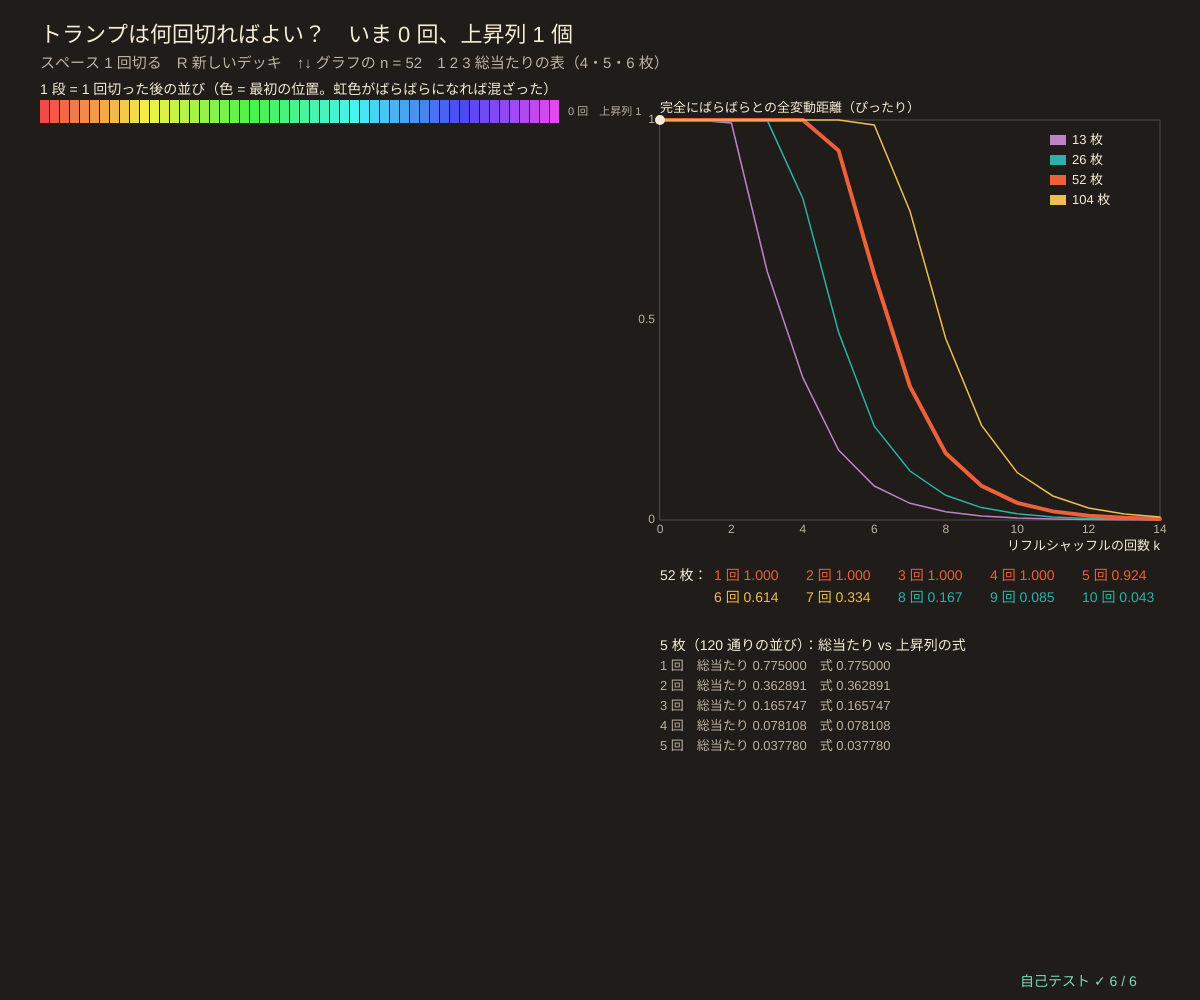
Frame 1 (no input)
Frame 60 (no input): identical to frame 1, image omitted
Frame 120 (the mouse pressed at the canvas centre since frame 60): identical to frame 1, image omitted

The p5.js sketch that drew this single still picture (run headless with seeded random() and noise() and a simulated clock; from frame 60 on, the mouse is pressed at the canvas centre):

// p5.js sketch
// ── sketch.js
// ============================================
// 07 トランプは何回切ればよい？ ─ リフルシャッフル（山を 2 つに分けて、ぱらぱらと交互に落とす）を何回すれば「よく混ざる」？
// GSR モデル：分ける枚数は 2 項分布、落とすときは「残りの枚数に比例した確率」で左右の山から 1 枚ずつ。
// k 回切った後に並びが σ になる確率は「上昇列の数 r」だけで決まる：C(n + 2^k − r, n) / 2^(kn)
//   上昇列 = 1, 2, 3, … と番号順に拾っていくとき、何回目でぜんぶ拾えるか（1 回 = 切る前のまま）
// これで「完全にばらばら（どの並びも 1/n!）」との全変動距離を 52 枚でぴったり計算できる → 7 回あたりで急に小さくなる（カットオフ）
// スペース 1 回切る / R 新しいデッキ / ↑↓ グラフで強調する枚数 n / 1 2 3 小さいデッキ（4・5・6 枚）の総当たりの表
// ============================================

const DECK = 52;                         // ★ 画面のデッキの枚数
const MAX_K = 14;                        // ★ グラフの最大の回数
let deck = [], decks = [], tvCache = {}, nShow = 52, smallN = 5, brute = null;

function setup() {
  createCanvas(windowWidth, windowHeight);
  selfTest();
  seedRng(7); newDeck(); makeBrute(smallN);
}
function newDeck() { deck = []; for (let i = 0; i < DECK; i++) deck.push(i); decks = [deck.slice()]; }
// ★ GSR のリフルシャッフル 1 回
function riffle(d) {
  let c = 0; for (let i = 0; i < d.length; i++) if (rnd() < 0.5) c++;        // 上の山の枚数 ~ 2 項分布
  let left = d.slice(0, c), right = d.slice(c), out = [], a = 0, b = 0;
  while (a < left.length || b < right.length) {
    let L = left.length - a, R = right.length - b;
    if (rnd() < L / (L + R)) out.push(left[a++]); else out.push(right[b++]);   // 残りの枚数に比例して落とす
  }
  return out;
}
function risingSeqs(d) {                 // 上昇列の数：カード i + 1 がカード i より前にあるたびに 1 つ増える
  let where = []; d.forEach((c, k) => (where[c] = k)); let r = 1;
  for (let i = 0; i + 1 < d.length; i++) if (where[i + 1] < where[i]) r++;
  return r;
}
// ★ オイラー数の割合 e(n, r) = （上昇列が r 個の並びの数）/ n!：e(n, r) = [r e(n−1, r) + (n − r + 1) e(n−1, r−1)] / n
function eulerFrac(n) {
  let e = [1]; // n = 1：r = 1 だけ（e[0] が r = 1）
  for (let m = 2; m <= n; m++) { let f = new Array(m).fill(0); for (let r = 1; r <= m; r++) f[r - 1] = ((r <= m - 1 ? r * e[r - 1] : 0) + (r >= 2 ? (m - r + 1) * e[r - 2] : 0)) / m; e = f; }
  return e;
}
// ★ k 回後の全変動距離（ぴったり）：½ Σ_r e(n, r) |n! × 確率 − 1|、n! × 確率 = Π_{j=1..n} (a − r + j) / a、a = 2^k
function tvExact(n, k) {
  let key = n + ',' + k; if (tvCache[key] !== undefined) return tvCache[key];
  let e = eulerFrac(n), a = Math.pow(2, k), s = 0;
  for (let r = 1; r <= n; r++) { let prod = 1; for (let j = 1; j <= n; j++) prod *= (a - r + j) / a; s += e[r - 1] * Math.abs(prod - 1); }
  return (tvCache[key] = s / 2);
}
// 総当たり（小さいデッキ）：n! 通りの並びの確率を、1 回ごとに 2^n 通りの落とし方で全部計算して更新する
function permsOf(n) { let out = [[]]; for (let m = 0; m < n; m++) { let nx = []; for (let p of out) for (let k = 0; k <= p.length; k++) nx.push(p.slice(0, k).concat([m], p.slice(k))); out = nx; } return out; }
function bruteTV(n, kMax) {
  let ps = permsOf(n), idx = new Map(ps.map((p, i) => [p.join(','), i])), dist = new Array(ps.length).fill(0), res = [];
  dist[idx.get(Array.from({ length: n }, (_, i) => i).join(","))] = 1;   // 最初は番号順
  let nxt = ps.map((p) => { let m = new Array(1 << n); for (let bits = 0; bits < 1 << n; bits++) { let c = 0; for (let i = 0; i < n; i++) if (!(bits >> i & 1)) c++; let left = p.slice(0, c), right = p.slice(c), out = [], a = 0, b = 0; for (let i = 0; i < n; i++) out.push(bits >> i & 1 ? right[b++] : left[a++]); m[bits] = idx.get(out.join(',')); } return m; });
  for (let k = 1; k <= kMax; k++) {      // 2^n 通りの 0/1 の列（0 = 上の山から、1 = 下の山から）がどれも確率 1/2^n = GSR モデル
    let nd = new Array(ps.length).fill(0);
    for (let i = 0; i < ps.length; i++) if (dist[i] > 0) for (let m of nxt[i]) nd[m] += dist[i] / (1 << n);
    dist = nd; res.push(tvDist(dist, new Array(ps.length).fill(1 / ps.length)));
  }
  return res;
}
function makeBrute(n) { brute = { n, tv: bruteTV(n, 8) }; }

function draw() {
  background(...BG);
  hudTitle('トランプは何回切ればよい？　いま ' + (decks.length - 1) + ' 回、上昇列 ' + risingSeqs(deck) + ' 個', 'スペース 1 回切る　R 新しいデッキ　↑↓ グラフの n = ' + nShow + '　1 2 3 総当たりの表（4・5・6 枚）');

  // ---- デッキの帯（1 段 = 1 回切った後の並び。色 = 最初の位置）
  let x0 = 40, y0 = 100, cw = Math.min(10, (width * 0.45) / DECK), rh = Math.min(26, (height * 0.62) / 16);
  noStroke(); fill(...CREAM); textSize(14); textAlign(LEFT, BASELINE); text('1 段 = 1 回切った後の並び（色 = 最初の位置。虹色がばらばらになれば混ざった）', x0, y0 - 6);
  colorMode(HSB, 360, 100, 100);
  decks.slice(-16).forEach((d, row) => { for (let i = 0; i < d.length; i++) { fill((d[i] / DECK) * 300, 70, 95); rect(x0 + i * cw, y0 + row * rh, cw - 1, rh - 3); } });
  colorMode(RGB, 255);
  decks.slice(-16).forEach((d, row) => { fill(...SUB); textSize(11); textAlign(LEFT, CENTER); text((decks.length > 16 ? decks.length - 16 : 0) + row + ' 回　上昇列 ' + risingSeqs(d), x0 + DECK * cw + 8, y0 + row * rh + rh / 2 - 1); });

  // ---- 全変動距離のグラフ（ぴったり計算）
  let gx = width * 0.55, g = { x: gx, y: 120, w: Math.min(520, width - gx - 40), h: height * 0.4, x0: 0, x1: MAX_K, y0: 0, y1: 1 };
  plotAxes(g, 'リフルシャッフルの回数 k', '完全にばらばらとの全変動距離（ぴったり）', [0, 2, 4, 6, 8, 10, 12, 14], [0, 0.5, 1]);
  [[13, PLUM], [26, TEAL], [52, DICE], [104, MUSTARD]].forEach(([n, col]) => {
    let pts = []; for (let k = 0; k <= MAX_K; k++) pts.push([gX(g, k), gY(g, tvExact(n, k))]);
    stroke(...col); strokeWeight(n === nShow ? 4 : 1.5); polyline(pts);
  });
  if (![13, 26, 52, 104].includes(nShow)) { let pts = []; for (let k = 0; k <= MAX_K; k++) pts.push([gX(g, k), gY(g, tvExact(nShow, k))]); stroke(...CREAM); strokeWeight(3); polyline(pts); }
  legend(g.x + g.w - 110, g.y + 20, [[PLUM, '13 枚'], [TEAL, '26 枚'], [DICE, '52 枚'], [MUSTARD, '104 枚']]);
  let kNow = Math.min(MAX_K, decks.length - 1); noStroke(); fill(...CREAM); circle(gX(g, kNow), gY(g, tvExact(nShow, kNow)), 10);
  // 数の表
  let ty = g.y + g.h + 60; fill(...CREAM); textSize(14); textAlign(LEFT, BASELINE); text(nShow + ' 枚：', gx, ty);
  for (let k = 1; k <= 10; k++) { let v = tvExact(nShow, k); fill(...(v < 0.25 ? TEAL : v > 0.9 ? DICE : MUSTARD)); text(k + ' 回 ' + fmtN(v, 3), gx + 54 + ((k - 1) % 5) * 92, ty + Math.floor((k - 1) / 5) * 22); }
  // 総当たりとの比較
  let by = ty + 70; fill(...CREAM); textSize(14); text(brute.n + ' 枚（' + [1, 1, 2, 6, 24, 120, 720][brute.n] + ' 通りの並び）：総当たり vs 上昇列の式', gx, by);
  for (let k = 1; k <= 5; k++) { fill(...SUB); textSize(13); text(k + ' 回　総当たり ' + fmtN(brute.tv[k - 1], 6) + '　式 ' + fmtN(tvExact(brute.n, k), 6), gx, by + k * 20); }
  drawSelfTest(width - 180, height - 14);
}

function keyPressed() {
  if (key === ' ') { deck = riffle(deck); decks.push(deck.slice()); }
  if (key === 'r' || key === 'R') newDeck();
  let opts = [4, 8, 13, 20, 26, 52, 104];
  if (key === UP_ARROW) nShow = opts[Math.min(opts.length - 1, opts.indexOf(nShow) + 1)];
  if (key === DOWN_ARROW) nShow = opts[Math.max(0, opts.indexOf(nShow) - 1)];
  if (key === '1' || key === '2' || key === '3') { smallN = 3 + Number(key); makeBrute(smallN); }
  return false;
}

// ============================================
// やってみよう
// 1. スペースを 7 回押して、虹色がどれくらい崩れるか見よう。3 回だとまだ色のかたまりが見える
// 2. 上昇列の数は 1 回切るごとに最大 2 倍。52 枚がばらばら（上昇列 ≈ 26）になるには何回？
// 3. 枚数を 2 倍（104 枚）にすると、必要な回数は 1 回くらいしか増えない（約 1.5 log₂ n）
// 4. 本物のリフルは GSR モデルより「交互に落ちやすい」。riffle() の L / (L + R) を変えると？
// ============================================

// ---- 自己テスト
function selfTest() {
  selfTestResults = [];
  let worst = 0;
  for (let n = 2; n <= 6; n++) { let b = bruteTV(n, 6); for (let k = 1; k <= 6; k++) worst = Math.max(worst, Math.abs(b[k - 1] - tvExact(n, k))); }
  check('n = 2〜6 枚、1〜6 回：総当たりの全変動距離 = 上昇列の式（ずれ ' + worst.toExponential(1) + '）', worst < 1e-12);
  let e52 = eulerFrac(52), okSum = true;
  for (let k = 0; k <= 12; k++) { let a = Math.pow(2, k), s = 0; for (let r = 1; r <= 52; r++) { let pr = 1; for (let j = 1; j <= 52; j++) pr *= (a - r + j) / a; s += e52[r - 1] * pr; } if (Math.abs(s - 1) > 1e-9) okSum = false; }
  check('52 枚：全部の並びの確率の合計 = 1（k = 0〜12）', okSum && near(sumOf(e52), 1, 1e-12));
  let dec = true; for (let k = 1; k <= 14; k++) if (tvExact(52, k) > tvExact(52, k - 1) + 1e-15) dec = false;
  check('52 枚：全変動距離は回数とともに減る', dec);
  check('52 枚：7 回 = ' + fmtN(tvExact(52, 7), 3) + '（ベイヤー-ダイアコニスの表 0.334）、6 回 0.614、8 回 0.167', near(tvExact(52, 7), 0.334, 6e-4) && near(tvExact(52, 6), 0.614, 6e-4) && near(tvExact(52, 8), 0.167, 6e-4));
  check('52 枚：4 回まではほぼ 1（> 0.99）、10 回で < 0.05', tvExact(52, 4) > 0.99 && tvExact(52, 10) < 0.05);
  seedRng(77); let cnt = [0, 0, 0, 0], runs = 40000;   // 4 枚を 1 回：上昇列 1 個 = 5/16、2 個 = 11/16
  for (let t = 0; t < runs; t++) cnt[risingSeqs(riffle([0, 1, 2, 3])) - 1]++;
  check('4 枚を 1 回（シミュレーション 4 万回）：上昇列 1 個 ≈ 5/16、2 個 ≈ 11/16', near(cnt[0] / runs, 5 / 16, 0.01) && near(cnt[1] / runs, 11 / 16, 0.01) && cnt[2] === 0);
  reportSelfTest();
}

// ==================================================
// ここから下は「マルコフ連鎖の道具」（中身は読まなくても OK。消さないでね）
// ==================================================
// ---- 色と小さな道具
const BG = [32, 28, 26];                // 背景（あたたかい炭色）
const CREAM = [246, 236, 214], DICE = [236, 96, 58], TEAL = [44, 178, 166], MUSTARD = [236, 190, 82], PLUM = [190, 130, 200], SUB = [190, 178, 160];
const STATE_COLS = [[236, 96, 58], [44, 178, 166], [236, 190, 82], [190, 130, 200], [120, 190, 240], [150, 210, 110], [240, 140, 170], [200, 170, 130]];
function clampv(v, a, b) { return v < a ? a : v > b ? b : v !== v ? a : v; }     // NaN なら a に戻す
function sumOf(a) { let s = 0; for (let v of a) s += v; return s; }
function meanOf(a) { return a.length ? sumOf(a) / a.length : 0; }
function sampleFrom(p) { let u = rnd() * sumOf(p), c = 0; for (let i = 0; i < p.length; i++) { c += p[i]; if (u < c) return i; } return p.length - 1; }   // 確率 p[i] で i を返す
function fmtN(v, d) { if (typeof v !== 'number' || v !== v) return '?'; if (!isFinite(v)) return '∞'; let s = v.toFixed(d === undefined ? 2 : d); return /^-0\.?0*$/.test(s) ? s.slice(1) : s; }
function hudTitle(t, sub) {            // 左上の見出しと操作の説明
  noStroke(); fill(...CREAM); textSize(22); textAlign(LEFT, BASELINE); text(t, 40, 42);
  fill(...SUB); textSize(15); text(sub, 40, 68);
}
// ---- 種つきの乱数（同じ種なら毎回同じ列 → 実験をくり返せる）
let rngState = 1;
function seedRng(s) { rngState = (s >>> 0) || 1; }
function rnd() {                       // 0〜1 の一様乱数（mulberry32）
  rngState = (rngState + 0x6d2b79f5) >>> 0;
  let t = rngState;
  t = Math.imul(t ^ (t >>> 15), t | 1);
  t ^= t + Math.imul(t ^ (t >>> 7), t | 61);
  return ((t ^ (t >>> 14)) >>> 0) / 4294967296;
}
function rndInt(a, b) { return a + Math.floor(rnd() * (b - a + 1)); }
function randn() { let u = 1 - rnd(), v = rnd(); return Math.sqrt(-2 * Math.log(u)) * Math.cos(2 * Math.PI * v); }   // 標準正規分布
// ---- 行列の道具（行列 = 配列の配列。遷移行列 transP[i][j] = i の次に j へ行く確率、行の和 = 1）
function zerosMat(n, m) { let a = []; for (let i = 0; i < n; i++) a.push(new Array(m === undefined ? n : m).fill(0)); return a; }
function eyeMat(n) { let a = zerosMat(n); for (let i = 0; i < n; i++) a[i][i] = 1; return a; }
function copyMat(a) { return a.map((r) => r.slice()); }
function matMul(a, b) {                // 行列の積 (a b)[i][j] = Σ_k a[i][k] b[k][j]
  let n = a.length, m = b[0].length, kk = b.length, c = zerosMat(n, m);
  for (let i = 0; i < n; i++) for (let k = 0; k < kk; k++) { let v = a[i][k]; if (v !== 0) for (let j = 0; j < m; j++) c[i][j] += v * b[k][j]; }
  return c;
}
function vecMat(v, a) {                // 横ベクトル × 行列：次の時刻の分布 = いまの分布 × P
  let out = new Array(a[0].length).fill(0);
  for (let i = 0; i < v.length; i++) if (v[i] !== 0) for (let j = 0; j < out.length; j++) out[j] += v[i] * a[i][j];
  return out;
}
function matPow(a, k) { let r = eyeMat(a.length); for (let t = 0; t < k; t++) r = matMul(r, a); return r; }   // P^k（k 回かけるだけ）
function maxAbsDiff(a, b) {            // 2 つの行列（またはベクトル）のいちばん大きなずれ
  let d = 0;
  for (let i = 0; i < a.length; i++) { if (Array.isArray(a[i])) d = Math.max(d, maxAbsDiff(a[i], b[i])); else d = Math.max(d, Math.abs(a[i] - b[i])); }
  return d;
}
function rowSumErr(a, target) { let d = 0; for (let r of a) d = Math.max(d, Math.abs(sumOf(r) - (target === undefined ? 1 : target))); return d; }
function fixRows(a) {                  // 行の和を 1 に。全部 0 の行は「その場にとどまる」にする（NaN を出さない）
  return a.map((r, i) => { let s = sumOf(r); if (!(s > 1e-12)) { let z = r.map(() => 0); z[i] = 1; return z; } return r.map((v) => v / s); });
}
function solveLinear(a, b) {           // ガウスの消去法（部分ピボット）で a x = b。解けなければ null
  let n = a.length, m = a.map((r, i) => r.concat([b[i]]));
  for (let c = 0; c < n; c++) {
    let p = c; for (let r = c + 1; r < n; r++) if (Math.abs(m[r][c]) > Math.abs(m[p][c])) p = r;
    if (Math.abs(m[p][c]) < 1e-13) return null;
    [m[c], m[p]] = [m[p], m[c]];
    for (let r = 0; r < n; r++) { if (r === c) continue; let f = m[r][c] / m[c][c]; if (f !== 0) for (let k = c; k <= n; k++) m[r][k] -= f * m[c][k]; }
  }
  return m.map((r, i) => r[n] / r[i]);
}
function matInv(a) {                   // 逆行列（ガウス-ジョルダン）。逆がなければ null
  let n = a.length, cols = [];
  for (let j = 0; j < n; j++) { let e = new Array(n).fill(0); e[j] = 1; let x = solveLinear(a, e); if (!x) return null; cols.push(x); }
  return a.map((_, i) => cols.map((c) => c[i]));
}
// 定常分布：π P = π と Σ π = 1 を連立方程式として解く（(P^T − I) π = 0 の最後の式を Σ π = 1 に置きかえる）
function stationaryExact(a) {
  let n = a.length, m = zerosMat(n), b = new Array(n).fill(0);
  for (let i = 0; i < n; i++) for (let j = 0; j < n; j++) m[i][j] = a[j][i] - (i === j ? 1 : 0);
  for (let j = 0; j < n; j++) m[n - 1][j] = 1; b[n - 1] = 1;
  return solveLinear(m, b);
}
function stationaryPower(a, tol, maxIt, start) {   // べき乗法：π ← π P を変化が tol 未満になるまで
  let n = a.length, v = start ? start.slice() : new Array(n).fill(1 / n), its = 0, d = Infinity;
  while (d > (tol || 1e-13) && its < (maxIt || 100000)) { let w = vecMat(v, a); d = maxAbsDiff(w, v); v = w; its++; }
  return { pi: v, its };
}
function tvDist(p, q) { let s = 0; for (let i = 0; i < p.length; i++) s += Math.abs(p[i] - q[i]); return s / 2; }   // 全変動距離
function entropyRate(a, pi) {          // エントロピー率 H = −Σ_i π_i Σ_j P_ij log₂ P_ij（1 歩あたりの情報量、ビット）
  let h = 0;
  for (let i = 0; i < a.length; i++) for (let v of a[i]) if (v > 0) h -= pi[i] * v * Math.log2(v);
  return h;
}
// ---- グラフの道具：g = { x, y, w, h, x0, x1, y0, y1 }
function gX(g, v) { return g.x + clampv((v - g.x0) / (g.x1 - g.x0), -0.02, 1.02) * g.w; }
function gY(g, v) { return g.y + g.h - clampv((v - g.y0) / (g.y1 - g.y0), -0.02, 1.02) * g.h; }
function plotAxes(g, xl, yl, xt, yt) {
  stroke(84, 76, 70); strokeWeight(1); noFill(); rect(g.x, g.y, g.w, g.h);
  noStroke(); fill(...SUB); textSize(12); textAlign(CENTER, TOP);
  for (let v of xt) text(+v.toPrecision(3), gX(g, v), g.y + g.h + 4);
  textAlign(RIGHT, CENTER);
  for (let v of yt) text(+v.toPrecision(3), g.x - 5, gY(g, v));
  textAlign(LEFT, BASELINE); fill(...CREAM); textSize(13);
  text(xl, g.x + g.w - textWidth(xl), g.y + g.h + 30); text(yl, g.x, g.y - 8);
}
function polyline(pts) {               // 点が 2 つ以上あるときだけ折れ線を描く（空の beginShape を作らない）
  if (pts.length < 2) return;
  noFill(); beginShape(); for (let p of pts) vertex(p[0], p[1]); endShape();
}
function drawCurve(g, arr, col, sw, xOff) {   // arr[i] を x = i (+ xOff) に。長いときは間引いて 600 点まで
  let n = arr.length, stride = Math.max(1, Math.ceil(n / 600)), pts = [];
  for (let i = 0; i < n; i += stride) pts.push([gX(g, i + (xOff || 0)), gY(g, arr[i])]);
  if (n > 1 && (n - 1) % stride) pts.push([gX(g, n - 1 + (xOff || 0)), gY(g, arr[n - 1])]);
  stroke(...col); strokeWeight(sw || 2); polyline(pts);
}
function legend(x, y, items) {         // items = [[色, 名前], …]
  textSize(13); textAlign(LEFT, CENTER);
  for (let [c, s] of items) { noStroke(); fill(...c); rect(x, y - 5, 16, 10); fill(...CREAM); text(s, x + 22, y); y += 20; }
}
function drawBars(x, y, w, h, vals, cols, top, names) {   // 棒グラフ（top = 縦軸の上限）
  let n = vals.length, bw = w / n;
  stroke(84, 76, 70); strokeWeight(1); line(x, y + h, x + w, y + h); noStroke();
  for (let i = 0; i < n; i++) {
    let c = cols[i % cols.length], hh = clampv(vals[i] / (top || 1), 0, 1) * h; fill(...c); rect(x + i * bw + bw * 0.12, y + h - hh, bw * 0.76, hh, 3);
    if (names) { fill(...SUB); textSize(12); textAlign(CENTER, TOP); text(names[i], x + i * bw + bw / 2, y + h + 4); }
  }
}
// ---- 自己テストの道具
let selfTestResults = [];
function check(name, cond) { selfTestResults.push({ name, ok: !!cond }); }
function near(a, b, tol) { return a !== null && a !== undefined && isFinite(a) && Math.abs(a - b) <= (tol === undefined ? 1e-9 : tol); }
function noNaN(v) { return Array.isArray(v) || ArrayBuffer.isView(v) ? Array.from(v).every(noNaN) : !(typeof v === 'number' && !isFinite(v)); }
function reportSelfTest() { for (let r of selfTestResults) (r.ok ? console.log : console.error)((r.ok ? '✓ ' : '✗ ') + r.name); }
function selfTestLine() { let n = selfTestResults.filter((r) => r.ok).length; return '自己テスト ' + (n === selfTestResults.length ? '✓ ' : '✗ ') + n + ' / ' + selfTestResults.length; }
function drawSelfTest(x, y) { noStroke(); fill(selfTestResults.every((r) => r.ok) ? color(120, 220, 190) : color(255, 90, 90)); textSize(14); textAlign(LEFT, BASELINE); text(selfTestLine(), x, y); }
